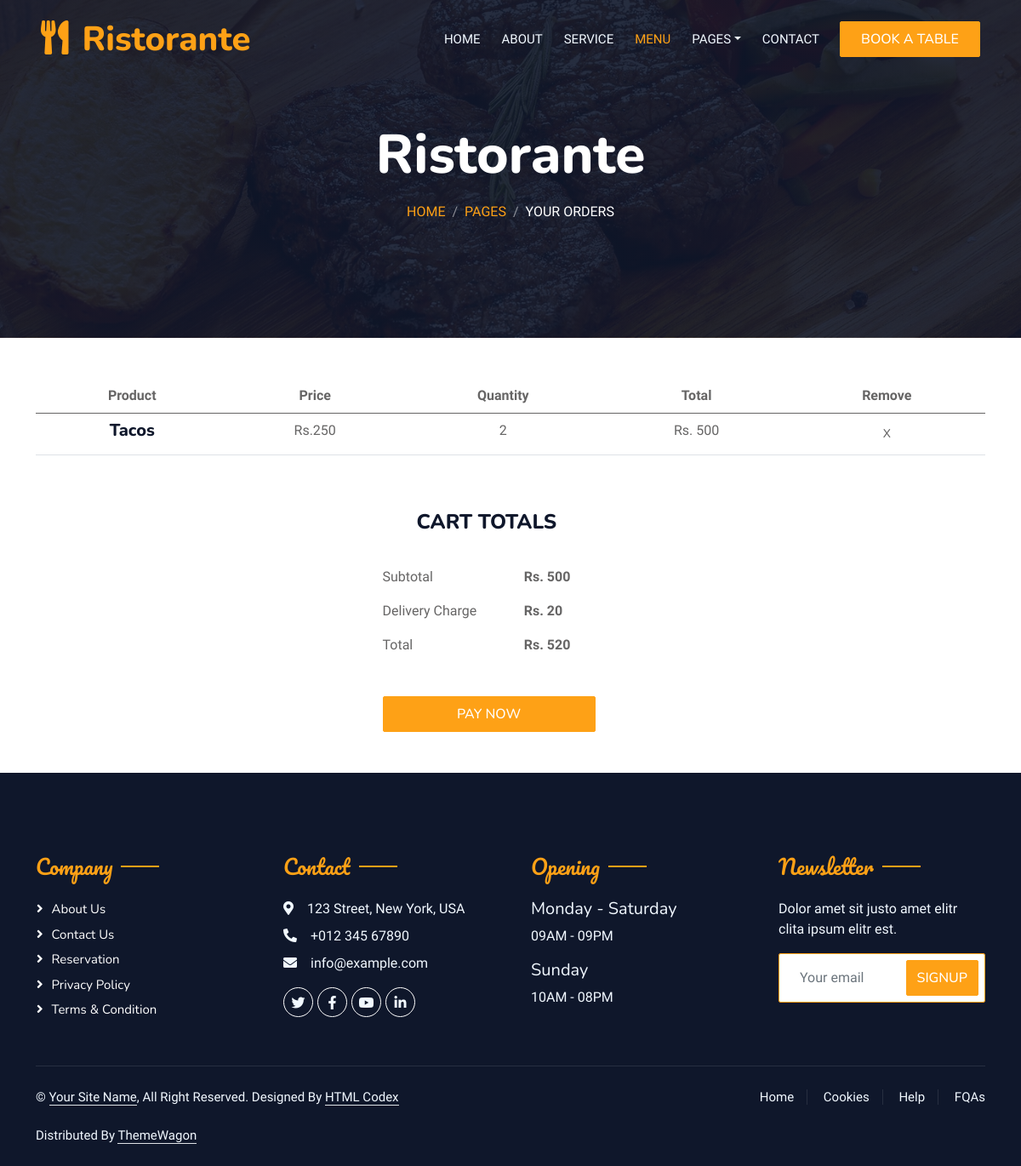
The app's page /ur_order/ (signed in) with its own data.
### WebApp/models.py (models this page shows)
class Cartdb(models.Model):
    Username = models.CharField(max_length=100,null=True,blank=True)
    FudName = models.CharField(max_length=100,null=True,blank=True)
    Price = models.IntegerField(null=True,blank=True)
    Quantity = models.IntegerField(null=True,blank=True)
    TotalPrice = models.IntegerField(null=True,blank=True)

### WebApp/views.py (the view)
# urls.py: path('ur_order/',views.ur_order,name='ur_order'),
def ur_order(re):
    cart_data = Cartdb.objects.filter(Username=re.session['Name'])
    Subtotal = 0
    Delivercrg = 0
    TotalAmount = 0
    for i in cart_data:
        Subtotal = Subtotal + i.TotalPrice
        if Subtotal >= 500:
            Delivercrg = 20
        else:
            Delivercrg = 50
        TotalAmount = Delivercrg + Subtotal
    return render(re,"Your_Orders.html",{'cart_data':cart_data,'Subtotal':Subtotal,
                                         'Delivercrg':Delivercrg,'TotalAmount':TotalAmount })

### WebApp/templates/Your_Orders.html (shortened to what this page needs)
<!DOCTYPE html>
{% load static %}
<html lang="en">
<head>
    <link href="https://cdnjs.cloudflare.com/ajax/libs/font-awesome/5.10.0/css/all.min.css" rel="stylesheet">
    <link href="https://cdn.jsdelivr.net/npm/bootstrap-icons@1.4.1/font/bootstrap-icons.css" rel="stylesheet">
    <link href="{% static 'web/lib/animate/animate.min.css' %}" rel="stylesheet">
    <link href="{% static 'web/lib/owlcarousel/assets/owl.carousel.min.css' %}" rel="stylesheet">
    <link href="{% static 'web/lib/tempusdominus/css/tempusdominus-bootstrap-4.min.css' %}" rel="stylesheet" />
    <link href="{% static 'web/css/bootstrap.min.css' %}" rel="stylesheet">
    <link href="{% static 'web/css/style.css' %}" rel="stylesheet">
</head>
<body>
    <div class="container-xxl bg-white p-0">
        <div class="container-xxl position-relative p-0">
            <nav class="navbar navbar-expand-lg navbar-dark bg-dark px-4 px-lg-5 py-3 py-lg-0">
                <a href="" class="navbar-brand p-0">
                    <h1 class="text-primary m-0"><i class="fa fa-utensils me-3"></i>Ristorante
</h1>
                </a>
                <div class="collapse navbar-collapse" id="navbarCollapse">
                    <div class="navbar-nav ms-auto py-0 pe-4">
                        <a href="index.html" class="nav-item nav-link">Home</a>
                        <a href="about.html" class="nav-item nav-link">About</a>
                        <a href="service.html" class="nav-item nav-link">Service</a>
                        <a href="menu.html" class="nav-item nav-link active">Menu</a>
                        <div class="nav-item dropdown">
                            <a href="#" class="nav-link dropdown-toggle" data-bs-toggle="dropdown">Pages</a>
                        </div>
                        <a href="contact.html" class="nav-item nav-link">Contact</a>
                    </div>
                    <a href="" class="btn btn-primary py-2 px-4">Book A Table</a>
                </div>
            </nav>
            <div class="container-xxl py-5 bg-dark hero-header mb-5">
                <div class="container text-center my-5 pt-5 pb-4">
                    <h1 class="display-3 text-white mb-3 animated slideInDown">Ristorante
</h1>
                    <nav aria-label="breadcrumb">
                        <ol class="breadcrumb justify-content-center text-uppercase">
                            <li class="breadcrumb-item"><a href="#">Home</a></li>
                            <li class="breadcrumb-item"><a href="#">Pages</a></li>
                            <li class="breadcrumb-item text-white active" aria-current="page">Your Orders</li>
                        </ol>
                    </nav>
                </div>
            </div>
        </div>
		<div class="untree_co-section before-footer-section">
            <div class="container">
              <div class="row mb-5">
                <form class="col-md-12" method="post">
                  <div class="site-blocks-table">
                    <table class="table">
                      <thead>
                        <tr>
                          <th class="product-name" style="text-align:center;">Product</th>
                          <th class="product-price" style="text-align:center;">Price</th>
                          <th class="product-quantity" style="text-align:center;" >Quantity</th>
                          <th class="product-total" style="text-align:center;">Total</th>
                          <th class="product-remove" style="text-align:center;">Remove</th>
                        </tr>
                      </thead>
                      <tbody>
                      {% for d in cart_data %}
                        <tr>
                          <td class="product-name" style="text-align:center;">
                            <h2 class="h5 text-black">{{d.FudName}}</h2>
                          </td>
                          <td style="text-align:center;">Rs.{{d.Price}}</td>
                            <td style="text-align:center;">{{d.Quantity}}</td>
                          <td style="text-align:center;">Rs. {{d.TotalPrice}}</td>
                          <td style="text-align:center;"><a href="{% url 'decart_item' d_id=d.id %}" class="btn btn-black btn-sm">X</a></td>
                        </tr>
                      {% endfor %}
                      </tbody>
                    </table>
                  </div>
                </form>
              </div>
              <div class="row">
                <div class="col-md-6">
                </div>
                <div class="col-md-6 pl-5" style="margin-left:-400px;">
                  <div class="row justify-content-end">
                    <div class="col-md-7">
                      <div class="row">
                        <div class="col-md-12 text-right ">
                          <h3 class="text-black h4 text-uppercase" style="margin-left:40px;">Cart Totals</h3>
                        </div>
                      </div>
                      <div class="row mb-3" style="margin-top:30px;">
                        <div class="col-md-6">
                          <span class="text-black">Subtotal</span>
                        </div>
                        <div class="col-md-6 text-right">
                          <strong class="text-black">Rs. {{Subtotal}}</strong>
                        </div>
                      </div>
                        <div class="row mb-3" >
                        <div class="col-md-6">
                          <span class="text-black">Delivery Charge</span>
                        </div>
                        <div class="col-md-6 text-right">
                          <strong class="text-black">Rs. {{Delivercrg}}</strong>
                        </div>
                      </div>
                      <div class="row mb-5">
                        <div class="col-md-6">
                          <span class="text-black">Total</span>
                        </div>
                        <div class="col-md-6 text-right">
                          <strong class="text-black">Rs. {{TotalAmount}}</strong>
                        </div>
                      </div>
                      <div class="row">
                        <div class="col-md-12">
                          <a href="{% url 'propay' %}"><button type="submit" class="btn btn-primary py-2 px-4" style="width:250px;">Pay Now</button></a>
                        </div>
                      </div>
                    </div>
                  </div>
                </div>
              </div>
            </div>
          </div>
        <div class="container-fluid bg-dark text-light footer pt-5 mt-5 wow fadeIn" data-wow-delay="0.1s">
            <div class="container py-5">
                <div class="row g-5">
                    <div class="col-lg-3 col-md-6">
                        <h4 class="section-title ff-secondary text-start text-primary fw-normal mb-4">Company</h4>
                        <a class="btn btn-link" href="">About Us</a>
                        <a class="btn btn-link" href="">Contact Us</a>
                        <a class="btn btn-link" href="">Reservation</a>
                        <a class="btn btn-link" href="">Privacy Policy</a>
                        <a class="btn btn-link" href="">Terms & Condition</a>
                    </div>
                    <div class="col-lg-3 col-md-6">
                        <h4 class="section-title ff-secondary text-start text-primary fw-normal mb-4">Contact</h4>
                        <p class="mb-2"><i class="fa fa-map-marker-alt me-3"></i>123 Street, New York, USA</p>
                        <p class="mb-2"><i class="fa fa-phone-alt me-3"></i>+012 345 67890</p>
                        <p class="mb-2"><i class="fa fa-envelope me-3"></i>info@example.com</p>
                        <div class="d-flex pt-2">
                            <a class="btn btn-outline-light btn-social" href=""><i class="fab fa-twitter"></i></a>
                            <a class="btn btn-outline-light btn-social" href=""><i class="fab fa-facebook-f"></i></a>
                            <a class="btn btn-outline-light btn-social" href=""><i class="fab fa-youtube"></i></a>
                            <a class="btn btn-outline-light btn-social" href=""><i class="fab fa-linkedin-in"></i></a>
                        </div>
                    </div>
                    <div class="col-lg-3 col-md-6">
                        <h4 class="section-title ff-secondary text-start text-primary fw-normal mb-4">Opening</h4>
                        <h5 class="text-light fw-normal">Monday - Saturday</h5>
                        <p>09AM - 09PM</p>
                        <h5 class="text-light fw-normal">Sunday</h5>
                        <p>10AM - 08PM</p>
                    </div>
                    <div class="col-lg-3 col-md-6">
                        <h4 class="section-title ff-secondary text-start text-primary fw-normal mb-4">Newsletter</h4>
                        <p>Dolor amet sit justo amet elitr clita ipsum elitr est.</p>
                        <div class="position-relative mx-auto" style="max-width: 400px;">
                            <input class="form-control border-primary w-100 py-3 ps-4 pe-5" type="text" placeholder="Your email">
                            <button type="button" class="btn btn-primary py-2 position-absolute top-0 end-0 mt-2 me-2">SignUp</button>
                        </div>
                    </div>
                </div>
            </div>
            <div class="container">
                <div class="copyright">
                    <div class="row">
                        <div class="col-md-6 text-center text-md-start mb-3 mb-md-0">
                            &copy; <a class="border-bottom" href="#">Your Site Name</a>, All Right Reserved.
							Designed By <a class="border-bottom" href="https://htmlcodex.com">HTML Codex</a><br><br>
                            Distributed By <a class="border-bottom" href="https://themewagon.com" target="_blank">ThemeWagon</a>
                        </div>
                        <div class="col-md-6 text-center text-md-end">
                            <div class="footer-menu">
                                <a href="">Home</a>
                                <a href="">Cookies</a>
                                <a href="">Help</a>
                                <a href="">FQAs</a>
                            </div>
                        </div>
                    </div>
                </div>
            </div>
        </div>
</body>
</html>

### WebApp/static/web/css/style.css (style rules this page uses)
:root { --primary: #FEA116; --light: #F1F8FF; --dark: #0F172B; }
.ff-secondary { font-family: 'Pacifico', cursive; }
.btn { font-family: 'Nunito', sans-serif; font-weight: 500; text-transform: uppercase; transition: .5s; }
.btn.btn-primary, .btn.btn-secondary { color: #FFFFFF; }
.navbar-dark .navbar-nav .nav-link { position: relative; margin-left: 25px; padding: 35px 0; font-size: 15px; color: var(--light) !important; text-transform: uppercase; font-weight: 500; outline: none; transition: .5s; }
.navbar-dark .navbar-nav .nav-link:hover, .navbar-dark .navbar-nav .nav-link.active { color: var(--primary) !important; }
@media (min-width: 992px) { .navbar-dark { position: absolute; width: 100%; top: 0; left: 0; z-index: 999; background: transparent !important; } }
.hero-header { background: linear-gradient(rgba(15, 23, 43, .9), rgba(15, 23, 43, .9)), url(../img/bg-hero.jpg); background-position: center center; background-repeat: no-repeat; background-size: cover; }
.breadcrumb-item + .breadcrumb-item::before { color: rgba(255, 255, 255, .5); }
.section-title { position: relative; display: inline-block; }
.section-title::before { position: absolute; content: ""; width: 45px; height: 2px; top: 50%; left: -55px; margin-top: -1px; background: var(--primary); }
.section-title::after { position: absolute; content: ""; width: 45px; height: 2px; top: 50%; right: -55px; margin-top: -1px; background: var(--primary); }
.section-title.text-start::before, .section-title.text-end::after { display: none; }
.footer .btn.btn-social { margin-right: 5px; width: 35px; height: 35px; display: flex; align-items: center; justify-content: center; color: var(--light); border: 1px solid #FFFFFF; border-radius: 35px; transition: .3s; }
.footer .btn.btn-link { display: block; margin-bottom: 5px; padding: 0; text-align: left; color: #FFFFFF; font-size: 15px; font-weight: normal; text-transform: capitalize; transition: .3s; }
.footer .btn.btn-link::before { position: relative; content: "\f105"; font-family: "Font Awesome 5 Free"; font-weight: 900; margin-right: 10px; }
.footer .copyright { padding: 25px 0; font-size: 15px; border-top: 1px solid rgba(256, 256, 256, .1); }
.footer .copyright a { color: var(--light); }
.footer .footer-menu a { margin-right: 15px; padding-right: 15px; border-right: 1px solid rgba(255, 255, 255, .1); }
.footer .footer-menu a:last-child { margin-right: 0; padding-right: 0; border-right: none; }

### records on screen
Cartdb: FudName "Tacos", Price "250", Quantity "2", TotalPrice "500"

### other values on screen
{{ Subtotal }} "500"
{{ Delivercrg }} "20"
{{ TotalAmount }} "520"
